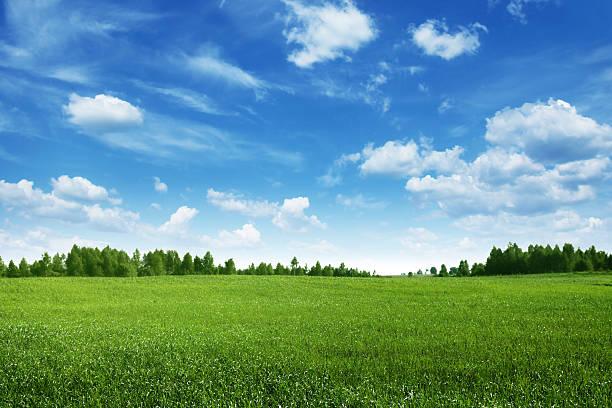
#> input picture image.jpg, 612 x 408 px
$ python 'final question 3 compression.py'   (older library calls are emulated)
#> lines starting #> are read from the running program, lines starting #| are printed output that depends on the picture

# coding: utf-8

# In[1]:


# import the packages
import numpy as np
from scipy.misc import imread, imresize, imsave
import matplotlib.pyplot as plt
from numpy import matlib
import math
from scipy import stats
import imageio
from skimage.transform import resize
import skimage
import zlib, sys
import gzip
import matplotlib
import scipy
import copy
import random
import numpy
import sympy as sp


# In[2]:


# define a function to covert the image to a gray scale image
def rgb2gray(rgb):
    return np.dot(rgb[...,:3], [0.299, 0.587, 0.114])


# In[3]:


L0=0.99436891104358
L1=0.41984465132951
L2=-0.17677669529664
L3=-0.06629126073624
L4=0.03314563036812

H0=-0.70710678118655
H1=0.35355339059327
H2=0
H3=0
H4=0

def CDF(N):
    TA=np.zeros((N,N+8))

    for i in range(0,N,2):
        TA[i][i]=L4
        TA[i][i+1]=L3
        TA[i][i+2]=L2
        TA[i][i+3]=L1
        TA[i][i+4]=L0
        TA[i][i+5]=L1
        TA[i][i+6]=L2
        TA[i][i+7]=L3
        TA[i][i+8]=L4

    for i in range(1,N,2):
        TA[i][i]=H4
        TA[i][i+1]=H3
        TA[i][i+2]=H2
        TA[i][i+3]=H1
        TA[i][i+4]=H0
        TA[i][i+5]=H1
        TA[i][i+6]=H2
        TA[i][i+7]=H3
        TA[i][i+8]=H4

    TA[0][4]=L0
    TA[0][5]=2*L1
    TA[0][6]=2*L2
    TA[0][7]=2*L3
    TA[0][8]=2*L4

    TA[1][4]=H1
    TA[1][5]=H0+H2
    TA[1][6]=H1+H3
    TA[1][7]=H2+H4
    TA[1][8]=H3
    TA[1][9]=H4

    TA[2][4]=L2
    TA[2][5]=L1+L3
    TA[2][6]=L0+L4
    TA[2][7]=L1
    TA[2][8]=L2
    TA[2][9]=L3


    TA[3][4]=H3
    TA[3][5]=H2+H4
    TA[3][6]=H1
    TA[3][7]=H0
    TA[3][8]=H1
    TA[3][9]=H2

    TA[N-1][N+8-5]=H0
    TA[N-1][N+8-6]=2*H1
    TA[N-1][N+8-7]=2*H2
    TA[N-1][N+8-8]=2*H3
    TA[N-1][N+8-9]=2*H4

    TA[N-2][N+8-5]=L1
    TA[N-2][N+8-6]=L0+L2
    TA[N-2][N+8-7]=L1+L3
    TA[N-2][N+8-8]=L2+L4
    TA[N-2][N+8-9]=L3
    TA[N-2][N+8-10]=L4

    TA[N-3][N+8-5]=H2
    TA[N-3][N+8-6]=H1+H3
    TA[N-3][N+8-7]=H0+H4
    TA[N-3][N+8-8]=H1
    TA[N-3][N+8-9]=H2
    TA[N-3][N+8-10]=H3

    TA[N-4][N+8-5]=L3
    TA[N-4][N+8-6]=L2+L4
    TA[N-4][N+8-7]=L1
    TA[N-4][N+8-8]=L0
    TA[N-4][N+8-9]=L1
    TA[N-4][N+8-10]=L2

    TA=TA[:, 4:N+8-4]

    P = np.vstack((matlib.eye(N)[::2,:],matlib.eye(N)[1::2,:]))
    return TA,P


# In[4]:


# reads in a jpeg image
A = imageio.imread('image.jpg')
#> A is the input picture: shape (408, 612, 3); mean R, G, B 103.1, 151.1, 149.2

# show the original image just read in
plt.imshow(A, cmap = plt.get_cmap('gray'))
plt.title("original image")
plt.show()

# resize the image(before apply gray scale function) as a 256 by 256 matrix
A = skimage.transform.resize(A, [256, 256], mode='constant')
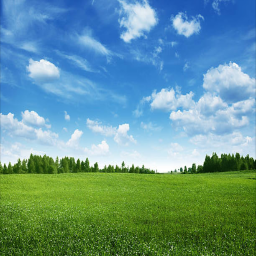
#> A: shape (256, 256, 3) float64; mean R, G, B 0.404, 0.592, 0.585

# [9 lines of commented-out code are left out]
A = rgb2gray(A)
#> in rgb2gray, `return np.dot(rgb[...,:3], [0.299, 0.587, 0.114])`:
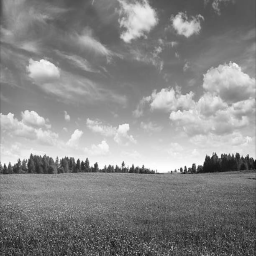
#> returned value: shape (256, 256) float64; min 0.0508, max 1, mean 0.535

#print(A)

# show the jpeg image in a figure
plt.imshow(A, cmap = plt.get_cmap('gray'))
plt.title("256 by 256 Gray-scale")
plt.show()


# In[5]:


# make a deep copy of resize&gray-scale image
B = copy.deepcopy(A)

# set size to 256
N = 256

# Doing Encoding
for i in range(5):
    TA,P= CDF(N)
    #print(TA.shape)
    B[0:N, 0:N] = P*TA*B[0:N, 0:N]*TA.T*P.T
    N = int(N/2)
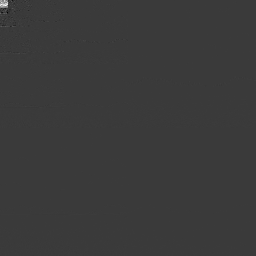
#> B: shape (256, 256) float64; min -9.4, max 31.45, mean 0; drawn with min black and max white
#     if N==4:
#         break

# show the result of full-level encoding
plt.figure()
plt.imshow(B[128:256,128:256], cmap = plt.get_cmap('gray'))
plt.title("Full-level CDF Encoding")
plt.show()
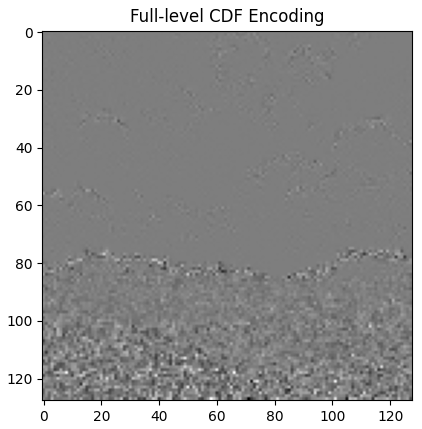
#> figure drawn by matplotlib, 1 panel

# print the info of B
#print(B)


# In[6]:


# create an empty numpy array record the sign of array
sign = np.empty([256,256])

# record the sign
for i in range(B.shape[0]):
    for j in range(B.shape[1]):
        if B[i][j]<=0:
            sign[i][j] = -1
        else:
            sign[i][j] = 1
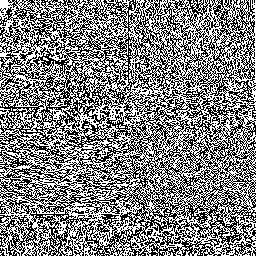
#> sign: shape (256, 256) float64; values -1 (black) and 1 (white), 50.9% white; black in thin lines or dots

#print(sign)


# make 2 deep copy of B
X = abs(copy.deepcopy(B))
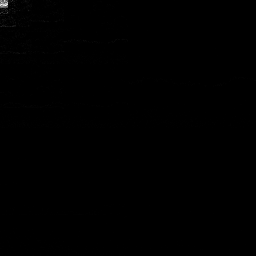
#> X: shape (256, 256) float64; min 3.85e-29, max 31.45, mean 0.1; drawn with min black and max white
Y = copy.deepcopy(B)

# convert X(2D numpy array) into 1D numpy array
Y = Y.ravel()

#print(X)


# make a deep copy to X to get the threshold but not affect X
Z = copy.deepcopy(Y)

# sort the numpy array by its absolute value
Z = np.sort(abs(Z))

# promopt to ask user what the top percent pixel will retain the same
#> (the run stopped early here; a loop or call above may not have finished)
